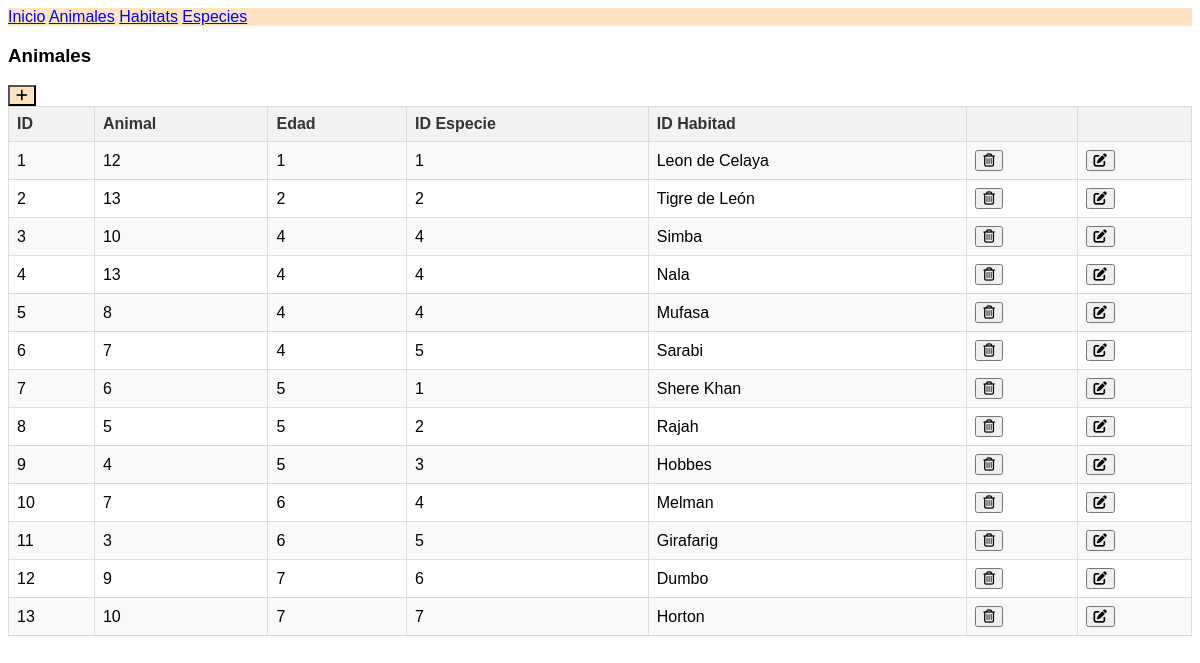
Page /admin/animales.php on the committed database.
### tables this page shows
CREATE TABLE `Animal` (
  `id` bigint(20) UNSIGNED NOT NULL,
  `edad` smallint(6) NOT NULL,
  `id_especie` smallint(6) NOT NULL,
  `id_habitad` smallint(6) NOT NULL,
  `animal` varchar(50) NOT NULL
);

### class/baseDeDatos.php (called while the page is built, shortened)
<?php
class BaseDeDatos
{
    var $conexion;
    var $servidor;
    var $usuario;
    var $clave;
    var $baseDeDatos;
    function __construct()
    {
        $this->servidor = 'localhost';
        $this->usuario = 'zoo';
        $this->clave = '1234';
        $this->baseDeDatos = 'Zoo';
    }
    function open()
    {
        $this->conexion = mysqli_connect($this->servidor, $this->usuario, $this->clave, $this->baseDeDatos);
    }
    function query($query)
    {
        $this->bloq_registros = mysqli_query($this->conexion, $query);
    }
    function getRecord($query)
    {
        $this->bloq_registros = mysqli_query($this->conexion, $query);
        return mysqli_fetch_object($this->bloq_registros);
    }
}

### class/animal.php (the view, shortened to what this page needs)
<?php
include 'baseDeDatos.php';
class Animal extends BaseDeDatos
{
    function action($cual)
    {
        $result = '';
        switch ($cual) {
            case 'report':
                $result = $this->despTablaDatos("SELECT * FROM animal");
                break;
        }
        return $result;
    }
    function despTablaDatos($query)
    {
        $htmlStart = '<div class="flex column m-50">';
        $datos = '<table class="customTable center-text mt-50">';
        $this->query($query);
        $this->getRecord($query);
        $datos .= '
            <div class="flex space-between align-center gap-15">
                <h3 class="f-size-30">Animales</h3>
                <form method="post">
                    <button class="p-10 radius-100 bg-primary white-text no-border"><i class="fa-solid fa-plus"></i></button>
                    <input type="hidden" name="action" value="formNew">
                </form>
            </div>';
        $datos .= '<thead><tr>';
        $campos = array("ID", "Animal", "Edad", "ID Especie", "ID Habitad");
        foreach ($campos as $campo) {
            $datos .= '<th>' . $campo . '</th>';
        }
        $datos .= "<th>&nbsp</th><th>&nbsp</th>";
        $datos .= '</tr></thead>';
        $datos .= '<tbody>';
        foreach ($this->bloq_registros as $row) {
            $datos .= '<tr>';
            foreach ($row as $columna) {
                $datos .= '<td class="text-align-center">' . $columna . '</td>';
            }
            $datos .= '
            <td>
                <form method="post">
                    <button><i class="fa-regular fa-trash-can"></i></button>
                    <input type="hidden" name="action" value="delete">
                    <input type="hidden" name="id_animal" value="' . $row['id'] . '">
                </form>
            </td>';
            $datos .= '
            <td>
                <form method="post">
                    <button><i class="fa-solid fa-pen-to-square"></i></button>
                    <input type="hidden" name="action" value="formEdit">
                    <input type="hidden" name="id_animal" value="' . $row['id'] . '">
                </form>
            </td>';
            $datos .= "</tr>";
        }
        $datos .= '</tbody>';
        $datos .= '</table></div>';
        $htmlEnd = '</div>';
        return $htmlStart . $datos . $htmlEnd;
    }
}
$oAnimal = new Animal();
if (isset($_REQUEST['action'])) echo $oAnimal->action($_REQUEST['action']);
else echo $oAnimal->action('report');

### components/navbar.php (shortened to what this page needs)
<!DOCTYPE html>
<html lang="en">
<head>
    <link rel="stylesheet" href="https://luisrrleal.com/styles/leal-styles.css">
    <link rel="stylesheet" href="https://cdnjs.cloudflare.com/ajax/libs/font-awesome/6.5.2/css/all.min.css" />
    <link rel="stylesheet" href="../public/global.css">
</head>
<body>
    <nav class="flex gap-25 space-between ph-40 bg-primary white-text p-40">
        <div class="flex gap-25">
            <a href='./' class="black-text">Inicio</a>
            <a href='./animales.php' class="black-text">Animales</a>
            <a href='./habitats.php' class="black-text">Habitats</a>
            <a href='./especies.php' class="black-text">Especies</a>
        </div>
    </nav>
    <main>

### admin/animales.php (shortened to what this page needs)
<?php
include '../components/navbar.php';
include "../class/animal.php";
?>
</main>
</body>
</html>

### public/global.css (style rules this page uses)
* { font-family: Verdana, Geneva, Tahoma, sans-serif; white-space: normal !important; }
.bg-primary { background-color: bisque !important; }
table { width: 100%; border-collapse: collapse; }
th, td { padding: 8px; border: 1px solid #ddd; text-align: left; }
th { background-color: #f2f2f2; color: #333; }
tr:nth-child(odd) { background-color: #f9f9f9; }

### rows in the picture
animal: columna "1", edad "12", animal "Leon de Celaya"
animal: columna "2", edad "13", animal "Tigre de León"
animal: id "3", edad "10", columna "4", animal "Simba"
animal: columna "4", edad "13", animal "Nala"
animal: id "5", edad "8", columna "4", animal "Mufasa"
animal: id "6", edad "7", id_especie "4", id_habitad "5", animal "Sarabi"
animal: id "7", edad "6", id_especie "5", id_habitad "1", animal "Shere Khan"
animal: id "8", columna "5", id_habitad "2", animal "Rajah"
animal: id "9", edad "4", id_especie "5", id_habitad "3", animal "Hobbes"
animal: id "10", edad "7", id_especie "6", id_habitad "4", animal "Melman"
animal: id "11", edad "3", id_especie "6", id_habitad "5", animal "Girafarig"
animal: id "12", edad "9", id_especie "7", id_habitad "6", animal "Dumbo"
animal: id "13", edad "10", columna "7", animal "Horton"

### other values in the picture
$campo "ID"
$campo "Animal"
$campo "Edad"
$campo "ID Especie"
$campo "ID Habitad"
